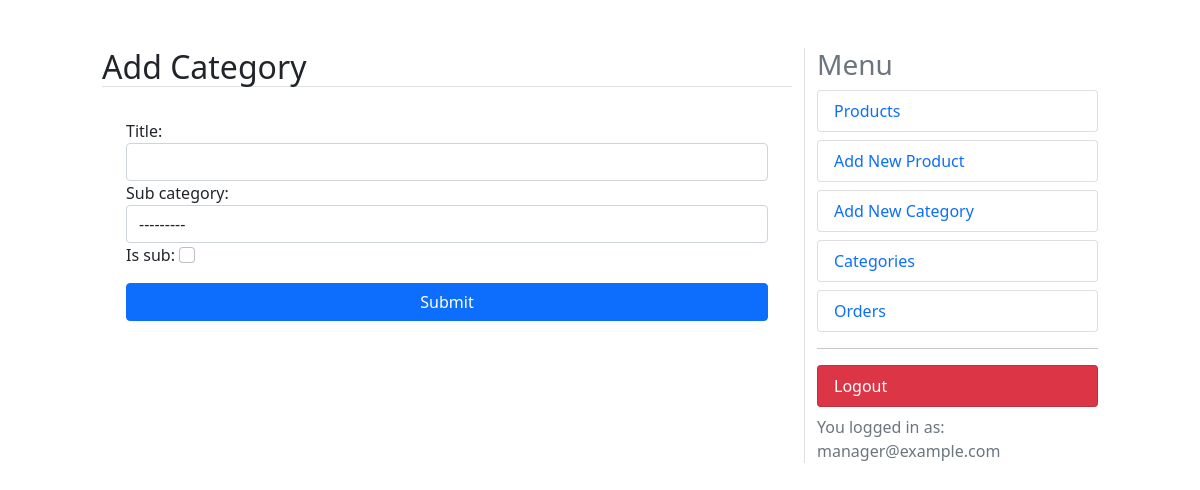
The page /dashboard/add-category/ (signed in) on the database as committed earlier.
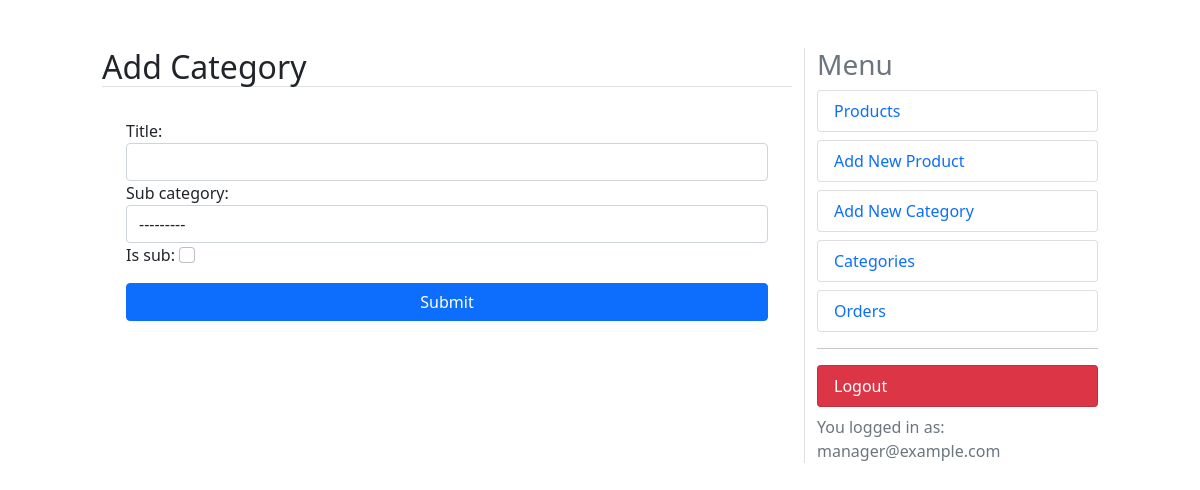
The same page on the database as committed later.
### shop/models.py (models this page shows, shortened)
class Category(models.Model):
    title = models.CharField(max_length=200)
    sub_category = models.ForeignKey(
        'self', on_delete=models.CASCADE,
        related_name='sub_categories', null=True, blank=True
    )
    is_sub = models.BooleanField(default=False)
    slug = models.SlugField(max_length=200, unique=True)
    def __str__(self):
        return self.title

### dashboard/views.py (the view)
# urls.py: path('add-category/', views.add_category, name='add_category'),  # Add a new category
@user_passes_test(is_manager)
@login_required
def add_category(request):
    if request.method == 'POST':  # Check if form is submitted
        form = AddCategoryForm(request.POST)
        if form.is_valid():  # If form is valid, save the category
            form.save()
            messages.success(request, 'Category added successfully!')
            return redirect('dashboard:add_category')  # Redirect to add category page
    else:
        form = AddCategoryForm()  # Initialize empty form
    context = {'title': 'Add Category', 'form': form}
    return render(request, 'add_category.html', context)

### dashboard/forms.py
class AddCategoryForm(ModelForm):
    class Meta:
        model = Category  # Model the form is based on
        fields = ['title', 'sub_category', 'is_sub']  # Fields to be included in the form
    def __init__(self, *args, **kwargs):
        super(AddCategoryForm, self).__init__(*args, **kwargs)
        self.fields['is_sub'].widget.attrs['class'] = 'form-check-input'
        self.fields['sub_category'].widget.attrs['class'] = 'form-control'
        self.fields['title'].widget.attrs['class'] = 'form-control'

### cart/utils/cart.py (called while the page is built)
    def __iter__(self):
        product_ids = self.cart.keys()  # Get all the product IDs in the cart
        products = Product.objects.filter(id__in=product_ids)  # Get products from the database using product IDs
        cart = self.cart.copy()  # Create a copy of the cart to avoid modifying the original session data
        for product in products:
            cart[str(product.id)]['product'] = product
        for item in cart.values():
            item['total_price'] = int(item['price']) * int(item['quantity'])
            yield item

### dashboard/templates/add_category.html (shortened to what this page needs)
{% extends "dashboard.html" %}
{% block content %}
    <form method="POST">
        {{ form }}
        <div class="form-group">
            <button class="btn btn-primary mt-3 w-100" type="submit">Submit</button>
        </div>
    </form>
{% endblock %}

Rows that differ between the two databases and show on the page:
added Category: sub_category "---------"
